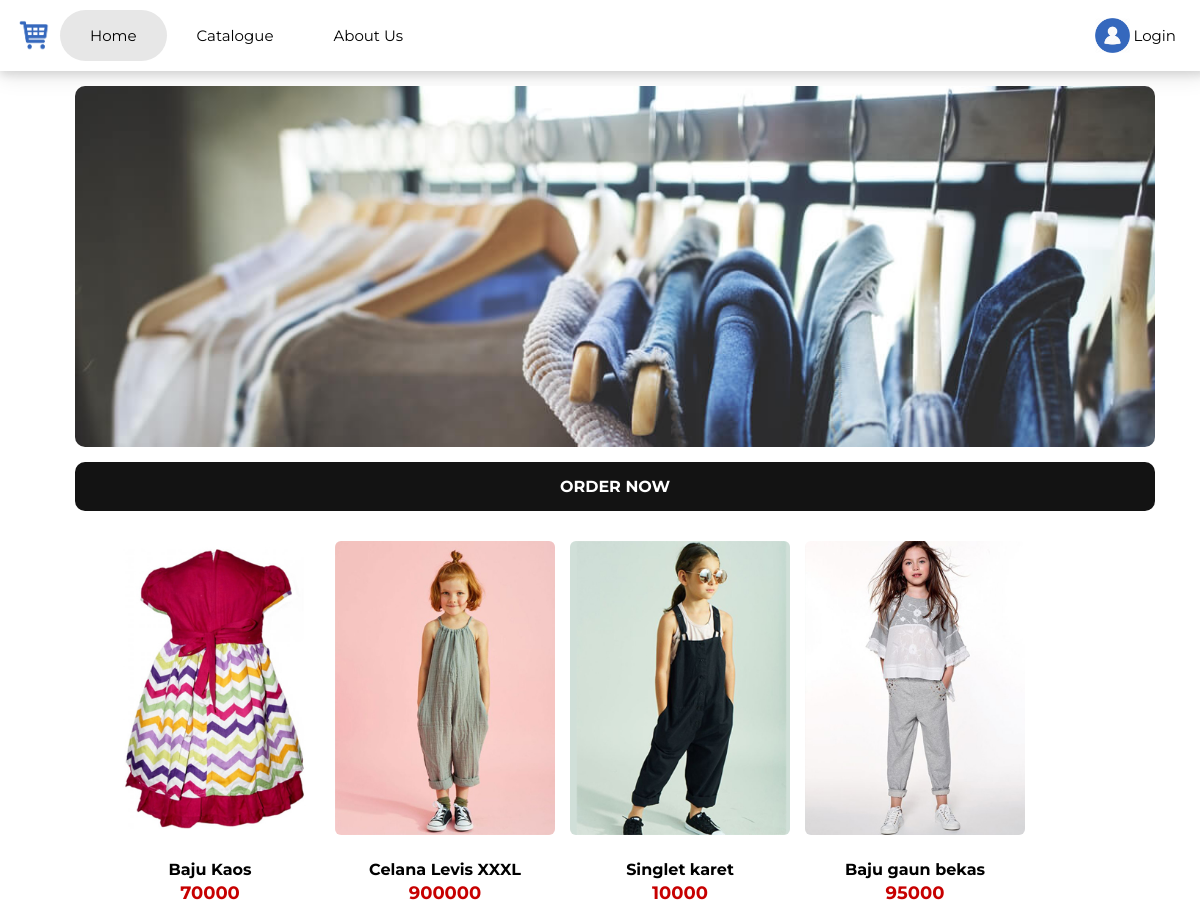
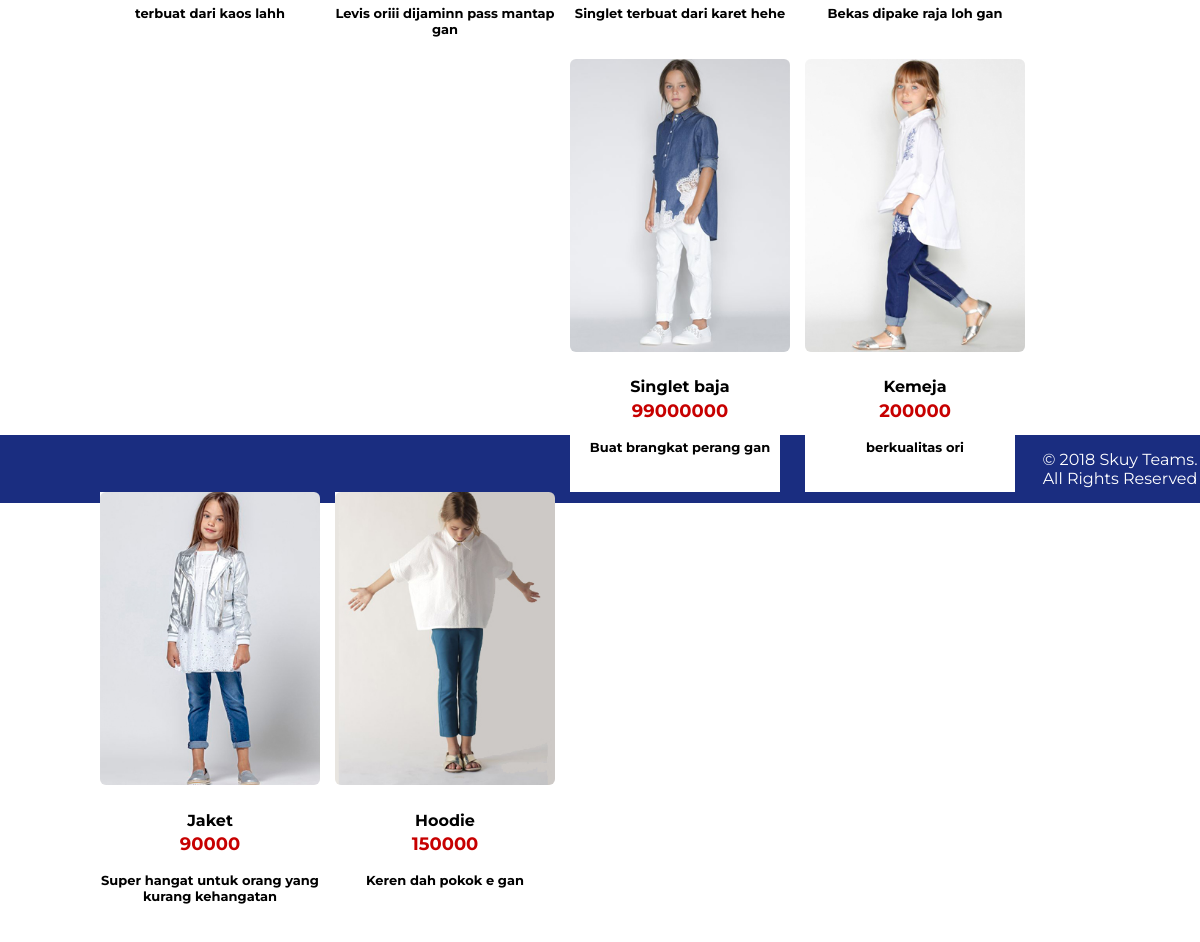
Screenshot of /katalog.php?id=801 with the database file from the repository (2 pictures, top to bottom).
### tables this page shows
CREATE TABLE `barang` (
  `id_barang` int(5) NOT NULL,
  `nama` varchar(20) NOT NULL,
  `deskripsi` varchar(50) NOT NULL,
  `id_kategori` int(5) NOT NULL,
  `harga` int(6) NOT NULL,
  `berat` int(3) NOT NULL,
  `sto` int(3) NOT NULL,
  `last_update` date NOT NULL,
  `id_pemiliktoko` int(5) NOT NULL,
  `gambar` varchar(50) NOT NULL
);

### katalog.php (the view, shortened to what this page needs)
<!DOCTYPE html>
<html>
<head>
	<link rel="stylesheet" type="text/css" href="css/index.css">
	<link rel="stylesheet" type="text/css" href="css/all_katalog.css">
</head>
<body>
	<?php
		$id = $_GET['id'];
		require_once('background/db_login.php');
		$con = mysqli_connect($db_host, $db_username, $db_password,$db_database);
		$query = " SELECT * FROM barang WHERE id_kategori='$id'";
		$result = mysqli_query($con,$query);
	 ?>
	<header>
		<div>
			<a href="index.php"><img src="img/logo.png" class="logo"></a>
		</div>
		<div >
			<?php
				if (isset($_SESSION['email'])) {
					echo "<a href='login.php' style='display:none;'><img src='img/avatar.png' class='avatar' alt=''></a>";
					}
				else { echo "<a href='login.php'><img src='img/avatar.png' class='avatar' alt=''></a>";
				}
			?>
		</div>
		<div id="navbar">
			<ul>
				<li class="aktif"><a href="index.php">Home</a></li>
				<li class="submenu">
					<a href="javascript:void(0)" class="subbtn">Catalogue</a>
				<li><a href="aboutus.php">About Us</a></li>
				<?php
				if (!isset($_SESSION['email'])) {
				  	echo "<li style='float:right'><a class='login' href='login.php'> Login </a></li>";
				  }
  				?>
			</ul>
		</div>
	</header>
	<div class="slider">
		<img src="img/slider.jpg">
	</div>
	<div class="batas">ORDER NOW</div>
	<div class="katalog">
	<?php while ($row = mysqli_fetch_array($result)){ ?>
		<div class="product_one">
			<div class="product_img">
				<?php echo '<a href="detail_katalog.php?id='.$row['id_barang'].'"><img alt="Dress 1" src='.$row['gambar'].'> </a>';?>
			</div>
			<div class="product_text">
				<?php echo '<a href="detail_katalog.php?id='.$row['id_barang'].'"><h4>'.$row['nama'].'</h4></a>';?>
			</div>
			<div class="product_price">
				<div class="price">
					<?php echo ''.$row['harga'].''; ?>
				</div>
			</div>
			<div class="product_desc">
				<?php echo '<a href="detail_katalog.php?id='.$row['id_barang'].'"><h4>'.$row['deskripsi'].'</h4></a>';?>
			</div>
		</div>
	<?php } ?>
	</div>
	<div class="footer-katalog" >© 2018 Skuy Teams. All Rights Reserved</div>
</body>
</html>

### background/db_login.php (shortened to what this page needs)
<!DOCTYPE html>
<html>
<head>
</head>
<body>
</body>
</html>

### css/index.css (style rules this page uses)
body { margin: 0; padding: 0; font-family: 'Montserrat', sans-serif; }
#navbar ul { list-style-type: none; margin: 0; padding: 10px 0px; padding-left: 60px; box-shadow: 0 4px 8px 0 rgba(0, 0, 0, 0.1), 0 6px 20px 0 rgba(0, 0, 0, 0.1); width: 95.5%; font-size: 15px; overflow: hidden; }
#navbar li { float: left; }
#navbar li a, .subbtn { display: inline-block; color: black; text-align: center; padding: 16px 22px; margin: 0px 8px; text-decoration: none; }
#navbar li.submenu { display: inline-block; transition: 0.5s; }
#navbar .aktif { background-color: #e7e7e7; border-radius: 60px; }
.slider { margin: 15px 0px 15px 75px; align-items: center; position: relative; width: 90%; }
.slider img { display: block; width: 100%; height: auto; border-radius: 10px; }
.batas { left: 0; bottom: 0; margin: 15px 0px 0px 75px; padding: 15px 0px; width: 90%; background-color: rgb(19, 19, 19); color: white; font-weight: bold; text-align: center; border-radius: 10px; }
.logo { margin: 15px 5px 10px 15px; width: 40px; height: 40px; float: left; position: absolute; }
.avatar { margin: 18px 5px 10px 15px; width: 35px; height: 35px; float: right; left: 90%; position: absolute; }
.footer-katalog { left: 0; bottom: 0; margin-top: 70%; padding: 15px 0px; width: 100%; background-color: rgb(26, 45, 128); color: white; text-align: center; }

### css/all_katalog.css (style rules this page uses)
.katalog { left: 0; bottom: 0; width: 90%; margin: 30px 0px 0px 100px; align-items: center; text-decoration: none; text-transform: none; }
.katalog a { text-transform: none; text-decoration: none; color: black; }
.product_one { width: 210px; float: left; background-color: white; padding-bottom: 20px; margin-right: 25px; }
.product_img { width: 220px; float: left; }
.product_img img { width: 100%; border-radius: 6px; }
.product_text { width: 220px; float: left; color: black; text-align: center; }
.product_desc { width: 220px; float: left; text-align: center; font-size: 13px; }
.product_price { width: 220px; margin-top: -18px; text-align: center; float: left; }
.price { font-size: 18px; font-weight: bold; text-align: center; color: rgb(199, 0, 0); }

### rows the page displays
barang: gambar (picture), nama "Baju Kaos", harga "70000", deskripsi "terbuat dari kaos lahh"
barang: gambar (picture), nama "Celana Levis XXXL", harga "900000", deskripsi "Levis oriii dijaminn pass mantap gan"
barang: gambar (picture), nama "Singlet karet", harga "10000", deskripsi "Singlet terbuat dari karet hehe"
barang: gambar (picture), nama "Baju gaun bekas", harga "95000", deskripsi "Bekas dipake raja loh gan"
barang: gambar (picture), nama "Singlet baja", harga "99000000", deskripsi "Buat brangkat perang gan"
barang: gambar (picture), nama "Kemeja", harga "200000", deskripsi "berkualitas ori"
barang: gambar (picture), nama "Jaket", harga "90000", deskripsi "Super hangat untuk orang yang kurang kehangatan"
barang: gambar (picture), nama "Hoodie", harga "150000", deskripsi "Keren dah pokok e gan"
